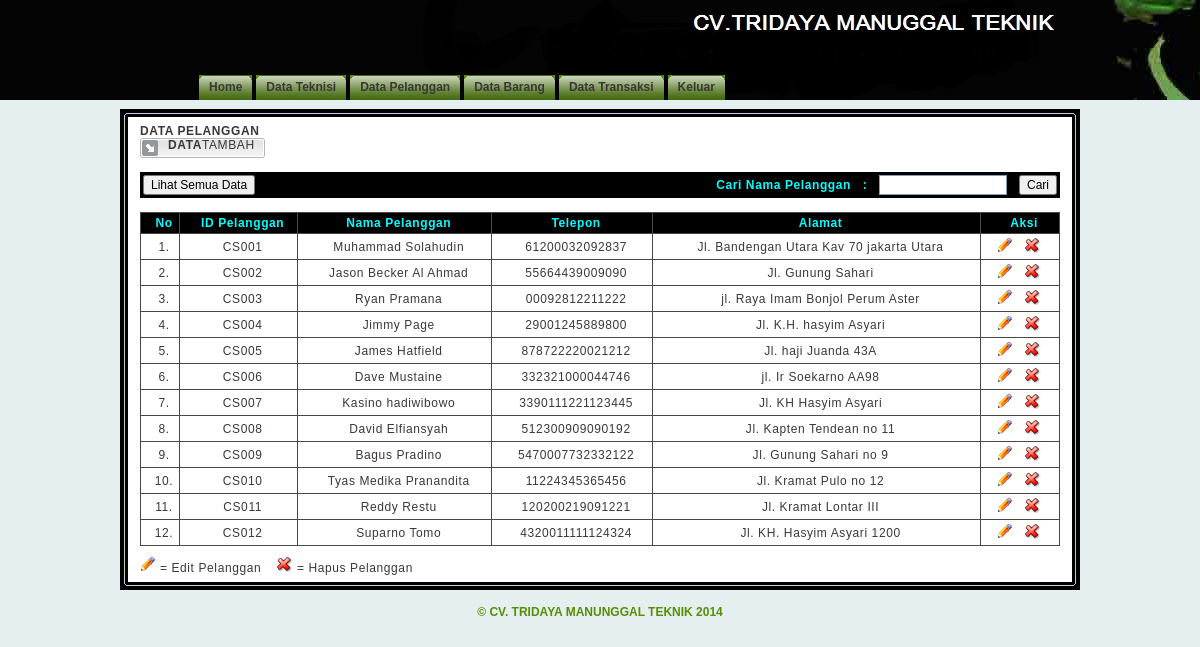
The page /admin.php?page=customer_mgr (signed in) on the database as committed earlier.
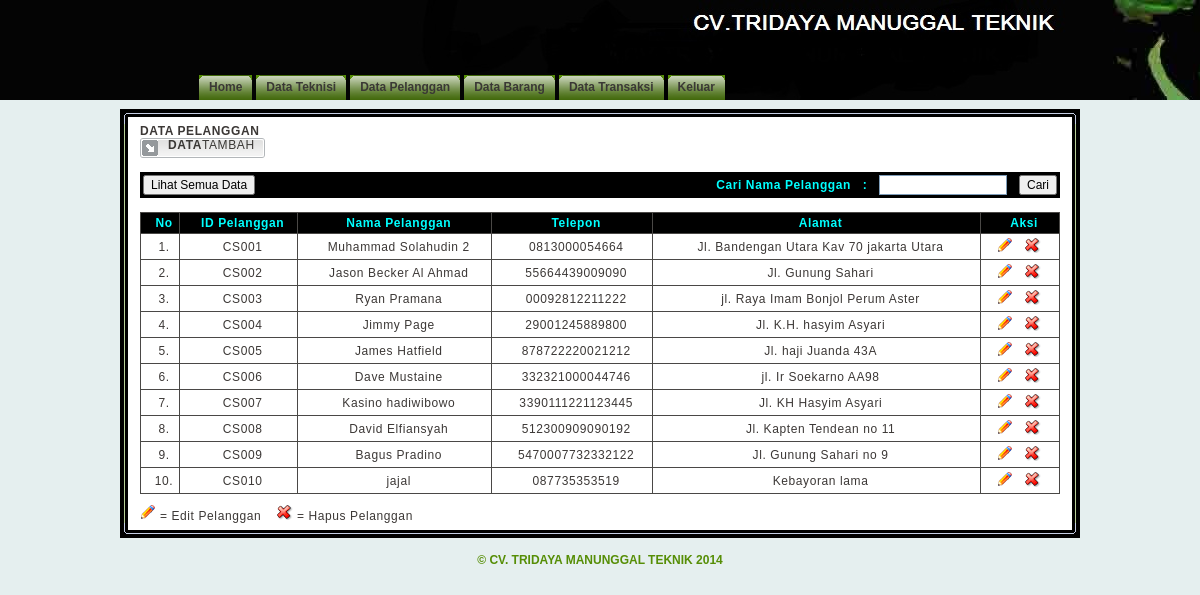
The same page on the database as committed later.
### tables this page shows
CREATE TABLE `customer` (
  `id_cust` varchar(5) NOT NULL,
  `nama` varchar(100) NOT NULL,
  `alamat` varchar(100) NOT NULL,
  `ktp` varchar(50) NOT NULL,
  `tempat_lahir` varchar(50) NOT NULL,
  `tanggal_lahir` date NOT NULL,
  `telepon` varchar(15) NOT NULL,
  PRIMARY KEY (`id_cust`)
);

### include/class.php (called while the page is built, shortened)
<?php
class customer {
    function tampilcust() {
        $query = mysql_query("SELECT * FROM customer");
        while ($row = mysql_fetch_array($query))
            $data[] = $row;
        return $data;
    }
}
?>

### customer_mgr.php (the view, shortened to what this page needs)
<?php
include_once 'include/class.php';
$cust = new customer();
?>
<b>DATA PELANGGAN</b>
<div class="subnav">
	<table border="0" cellspacing="0" cellpadding="0">
		<tr>
			<td><img src="images/tabdata01.gif" /></td>
			<td class="tabsubnav">
				<b>DATA</b><a href="?page=customer_add">TAMBAH</a>
			</td>
			<td><img src="images/tabdata03.gif" /></td>
		</tr>
	</table>
</div><br />
<table class="tabholder"  border="0" cellspacing="0" cellpadding="3">
	<tr class="tabhead">
		<td width="40%">
			<form method="post" action="?page=customer_mgr" onsubmit="if(this.q.value)return true;else return false;">
				<input name="sb" type="submit" class="button" value="Lihat Semua Data">
			</form>
		</td>
		<td width="60%" align="right">
			<form method="post" action="?page=customer_mgr" onsubmit="if(this.q.value)return true;else return false;">
				<input type="hidden" name="do" value="find" /><b>Cari Nama Pelanggan &nbsp; : &nbsp;</b>
				<input class="tfield"  type="text" name="q" title="Masukkan kata kunci pencarian." />&nbsp;&nbsp;
				<input name="submit" type="submit" class="button" value="Cari" />
			</form>
		</td>
	</tr>
</table>
<br>
<table class="tabholder" border="0" cellspacing="1" cellpadding="0">
	<tr class="tabhead">
		<td align="center" width="30" class="tabtxt">No</td>
        <td align="center" class="tabtxt">ID Pelanggan</td>
		<td align="center" class="tabtxt">Nama Pelanggan</td>
		<td align="center" class="tabtxt">Telepon</td>
        <td align="center" class="tabtxt">Alamat</td>
		<td align="center" width="70" class="tabtxt">Aksi</td>
	</tr>
<?php
$arraycustomer=$cust->tampilcust();
if (count($arraycustomer)) {
  foreach($arraycustomer as $data) {
?>
	<tr class="tabcont">
		<td class="tabtxt" align="center"><?php echo $c=$c+1;?>.</td>
        <td class="tabtxt" align="center"><?php echo $data['id_cust'] ?></td>
		<td class="tabtxt" align="center"><?php echo $data['nama'];?></td>
		<td class="tabtxt" align="center"><?php echo $data['ktp']; ?></td>
        <td class="tabtxt" align="center"><?php echo $data['alamat'];?></td>
		<td align="left">
			<div class="tabtxt imghref">
				<span class="dashnav">&nbsp;</span>
				<a href="?page=customer_edit&aksi=edit&id_cust=<?php echo $data['id_cust'];?>">
					<img src="images/ico_edit.gif" class="ico" border="0" title="Edit" />
				</a>
				<span class="dashnav">&nbsp;</span>
				<a href="?page=customer_edit&aksi=hapus&id_cust=<?php echo $data['id_cust'];?>">
					<img src="images/ico_del.gif" class="ico" border="0" title="Hapus" onClick="return confirm('Apakah Anda Yakin?');"/>
				</a>
			</div>
		</td>
	</tr>
<?php
  }
}
else {
  echo 'Nama customer Tidak Ada!';
}
?>
</table>
<img src="images/ico_edit.gif" border="0" title="Edit" /> = Edit Pelanggan &nbsp;&nbsp;
<img src="images/ico_del.gif" border="0" title="Delete" /> = Hapus Pelanggan

Rows that differ between the two databases and show on the page:
removed customer: c "11", id_cust "CS011", nama "Reddy Restu", ktp "120200219091221", alamat "Jl. Kramat Lontar III"
removed customer: c "12", id_cust "CS012", nama "Suparno Tomo", ktp "4320011111124324", alamat "Jl. KH. Hasyim Asyari 1200"
changed customer "CS001": nama "Muhammad Solahudin" → "Muhammad Solahudin 2"; ktp "61200032092837" → "0813000054664"
changed customer "CS010": nama "Tyas Medika Pranandita" → "jajal"; ktp "11224345365456" → "087735353519"; alamat "Jl. Kramat Pulo no 12" → "Kebayoran lama"
